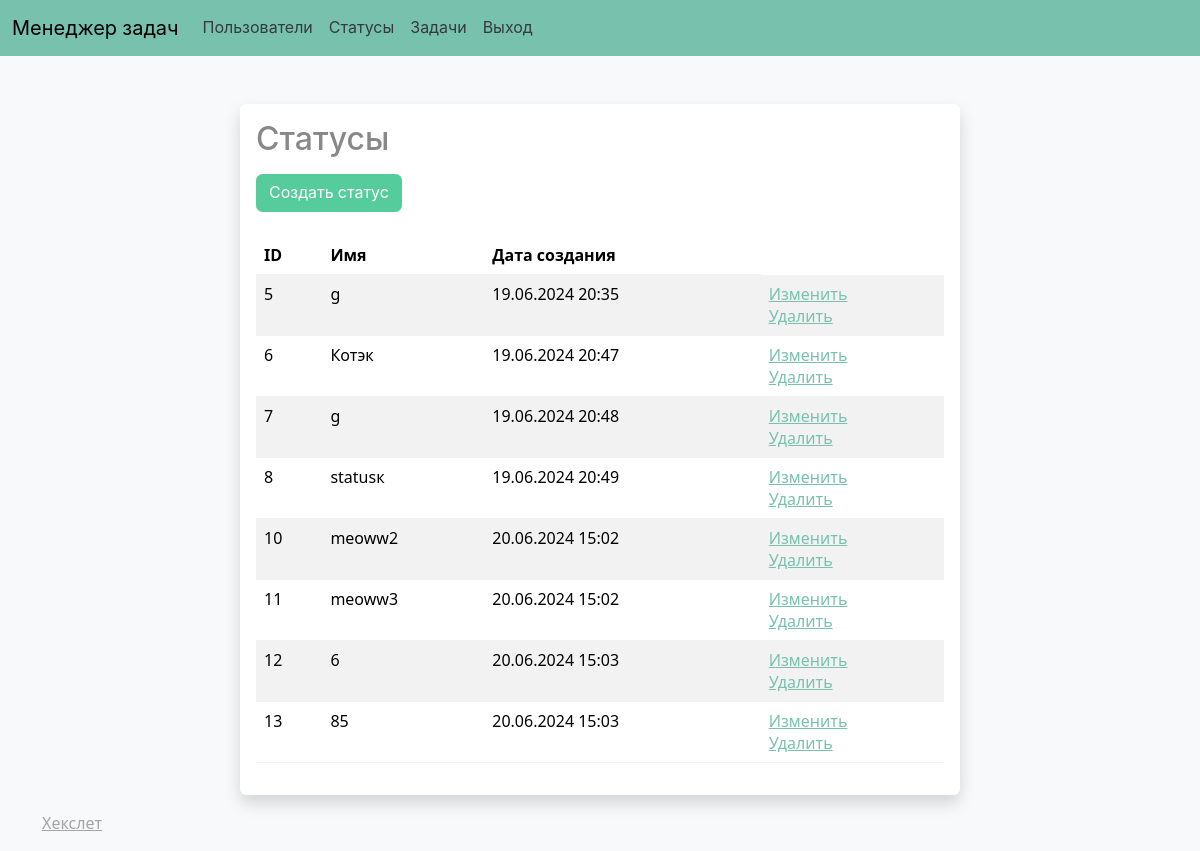
/statuses/ (signed in), run on an earlier commit of the app's database.
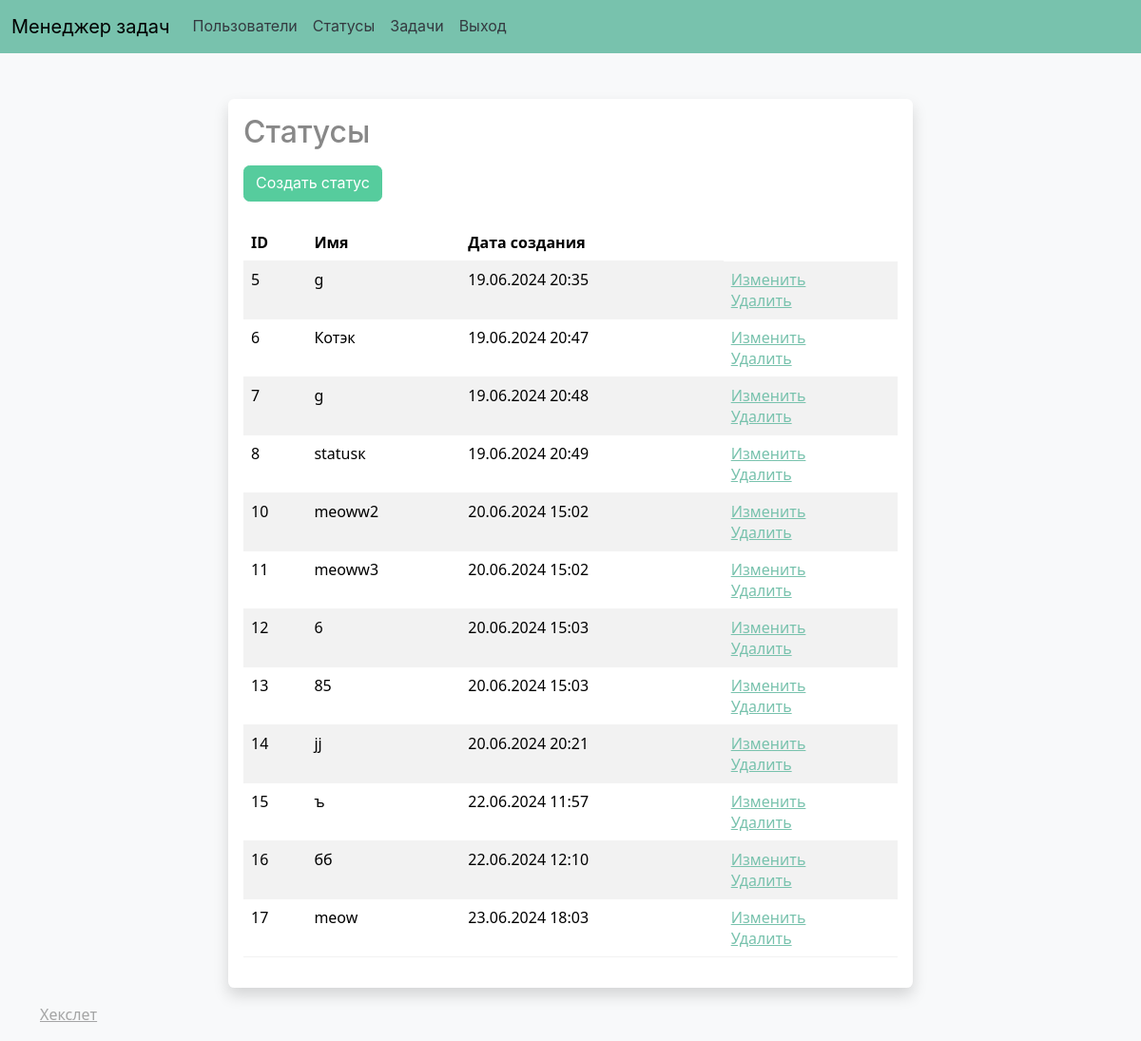
And on a later commit of the database.
### task_manager/models.py (models this page shows, shortened)
class Status(models.Model):
    name = models.CharField(verbose_name=_('Name'), max_length=100, validators=[])
    created_at = models.DateTimeField(auto_now_add=True)

### task_manager/views.py (the view)
# urls.py: path('statuses/', views.list_statuses, name='list_statuses'),
@login_required(login_url='/require_login/')
def list_statuses(request):
    statuses = Status.objects.all()
    return render(request, 'statuses/statuses.html', {'statuses': statuses})

### task_manager/templates/statuses/statuses.html (shortened to what this page needs)
{% extends 'base.html' %}
{% load i18n %}
{% block content %}
<div class="container mt-5">
    <div class="row">
        <div class="col-md-8 offset-md-2">
            <div class="card border-0 shadow">
                <div class="card-body">
                    <h2 class="card-title">{% trans 'Статусы' %}</h2>
                    <div class="mt-3"><a href="{% url 'create_status' %}" class="btn btn-success">{% trans "Создать статус" %}</a></div>
                    <table class="table table-striped mt-4">
                        <thead>
                            <tr>
                                <th>{% trans 'ID' %}</th>
                                <th>{% trans 'Имя' %}</th>
                                <th>{% trans 'Дата создания' %}</th>
                            </tr>
                        </thead>
                        <tbody>
                            {% for status in statuses %}
                            <tr>
                                <td>{{ status.id }}</td>
                                <td>{{ status.name }}</td>
                                <td>{{ status.created_at|date:"d.m.Y H:i" }}</td>
                                <td>
                                    <div><a href="{% url 'update_status' status.id %}">{% trans "Изменить" %}</a></div>
                                    <div><a href="{% url 'delete_status' status.id %}">{% trans "Удалить" %}</a></div>
                                </td>
                            </tr>
                            {% endfor %}
                        </tbody>
                    </table>
                </div>
            </div>
        </div>
    </div>
</div>
{% endblock %}

What changed in the data, as far as the page shows it:
added Status: id "14", name "jj", created_at "20.06.2024 20:21"
added Status: id "15", name "ъ", created_at "22.06.2024 11:57"
added Status: id "16", name "бб", created_at "22.06.2024 12:10"
added Status: id "17", name "meow", created_at "23.06.2024 18:03"
